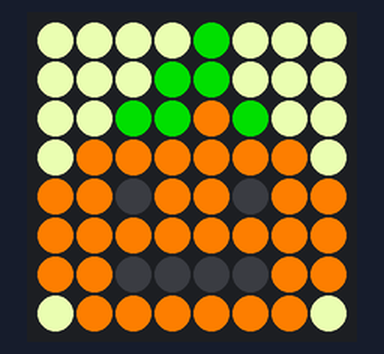
Bench run of a program on a simulated Raspberry Pi (BCM pin numbers) with a Sense HAT. Shown: the Sense HAT's 8×8 RGB LED matrix. The 64×8 strip is a reading aid, not a part: it shows the text the matrix is scrolling, unrolled, one strip-width of it at a time; what the program prints to the terminal is not drawn. At 28.9 s the program stops and its outputs stay as they are.

Above: at 1.7 s.
At 4.7 s:
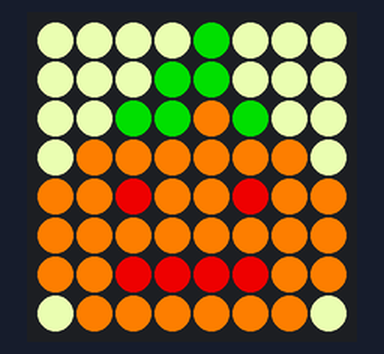
At 6.7 s:
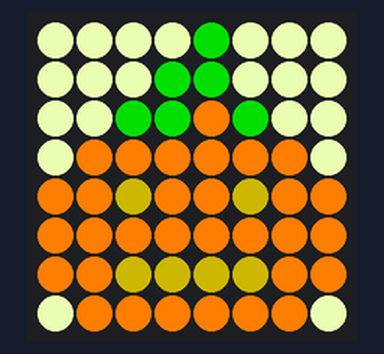
At 14.1 s:
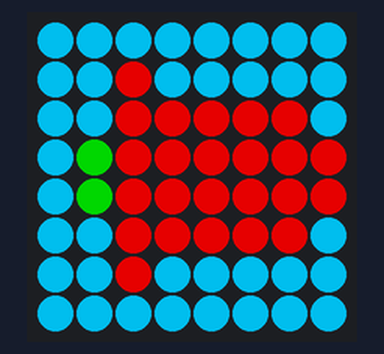
At 20.5 s:
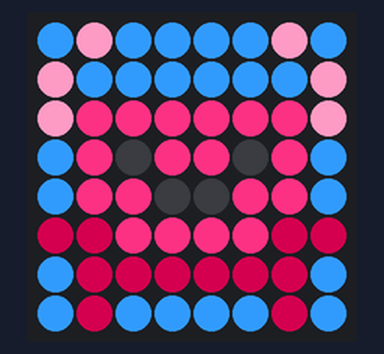
At 26.9 s:
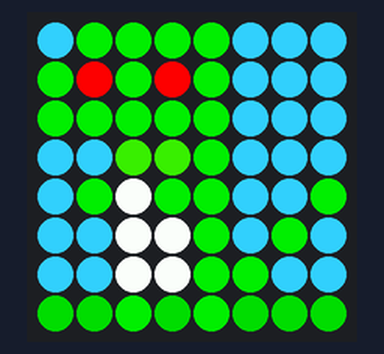

The program:

AstroPi2024_AllTeams.py
```python
from sense_hat import SenseHat
from time import sleep
sense = SenseHat()
sense.set_rotation(0)
sense.colour.gain = 60
sense.colour.integration_cycles = 64

# Alex's Colours
o = (252, 127, 3)
b = (31, 11, 1)
g = (16, 156, 6)
w = (235, 255, 183)
y = (115, 103, 16)
f1 = (174, 127, 3)
f2 = (205, 46, 3)

# Gordon's Colours
bg = (0, 163, 204)
p = (255, 77, 136)
e = (255, 255, 255)
gr = (34, 139, 34)
og = (178, 34, 34)

# Finn's Colours
gf = (102, 255, 51)
of = (255, 102, 0)
f = (255, 133, 51)
bf = (51, 153, 255)
yf = (255, 235, 153)
t = (51, 173, 255)
l = (255, 51, 133)
d = (128, 0, 51)
z = (255, 153, 194)

# Ellis's Colours
ge = (0, 204,0)
de = (51, 204, 0)
r = (0, 153, 0)
be = (51, 204, 255)
ee = (255, 0, 0)

#Clear screen
x = (0, 0, 0)

# Alex's Images
alexImg1= [
    w, w, w, w, g, w, w, w,
    w, w, w, g, g, w, w, w,
    w, w, g, g, o, g, w, w,
    w, o, o, o, o, o, o, w,
    o, o, b, o, o, b, o, o,
    o, o, o, o, o, o, o, o,
    o, o, b, b, b, b, o, o,
    w, o, o, o, o, o, o, w]

alexImg2= [
    w, w, w, w, g, w, w, w,
    w, w, w, g, g, w, w, w,
    w, w, g, g, o, g, w, w,
    w, o, o, o, o, o, o, w,
    o, o, y, o, o, y, o, o,
    o, o, o, o, o, o, o, o,
    o, o, y, y, y, y, o, o,
    w, o, o, o, o, o, o, w]

alexImg3= [
    w, w, w, w, g, w, w, w,
    w, w, w, g, g, w, w, w,
    w, w, g, g, o, g, w, w,
    w, o, o, o, o, o, o, w,
    o, o, f1, o, o, f1, o, o,
    o, o, o, o, o, o, o, o,
    o, o, f1, f1, f1, f1, o, o,
    w, o, o, o, o, o, o, w]

alexImg4= [
    w, w, w, w, g, w, w, w,
    w, w, w, g, g, w, w, w,
    w, w, g, g, o, g, w, w,
    w, o, o, o, o, o, o, w,
    o, o, f2, o, o, f2, o, o,
    o, o, o, o, o, o, o, o,
    o, o, f2, f2, f2, f2, o, o,
    w, o, o, o, o, o, o, w]

# Gordon's Images
gordonImg1 = [
    e,e,e,e,e,e,e,e,
    e,e,bg,bg,bg,bg,e,e,
    bg,bg,e,bg,bg,e,bg,bg,
    e,bg,bg,bg,bg,bg,bg,e,
    e,e,bg,x,x,bg,e,e,
    bg,e,p,bg,bg,p,e,bg,
    bg,bg,bg,bg,bg,bg,bg,bg,
    e,bg,bg,bg,bg,bg,bg,e]

gordonImg2 = [
    bg,bg,bg,bg,bg,bg,bg,bg,
    bg,bg,og,bg,bg,bg,bg,bg,
    bg,bg,og,og,og,og,og,bg,
    bg,gr,og,og,og,og,og,og,
    bg,gr,og,og,og,og,og,og,
    bg,bg,og,og,og,og,og,bg,
    bg,bg,og,bg,bg,bg,bg,bg,
    bg,bg,bg,bg,bg,bg,bg,bg]

# Finn's Images
finnImg1 = [
    bf,bf,bf,f,f,f,f,of,
    bf,bf,f,f,x,f,f,bf,
    bf,bf,bf,bf,yf,f,f,of,
    bf,bf,bf,yf,yf,yf,f,bf,
    bf,bf,bf,yf,yf,yf,f,bf,
    bf,gf,bf,bf,y,f,f,gf,
    bf,gf,of,bf,bf,f,of,gf,
    gf,gf,gf,of,of,of,gf,gf]


finnImg2 = [
    bf,z,bf,bf,bf,bf,z,bf,
    z,bf,bf,bf,bf,bf,bf,z,
    z,l,l,l,l,l,l,z,
    bf,l,x,l,l,x,l,bf,
    bf,l,l,x,x,l,l,bf,
    d,d,l,l,l,l,d,d,
    bf,d,d,d,d,d,d,bf,
    bf,d,bf,bf,bf,bf,d,bf]

# Ellis's Images
ellisImg1 = [
    be, ge, ge, ge, ge, be, be, be,
    ge, x, ge, x, ge, be, be, be,
    ge, ge, ge, ge, ge, be, be, be,
    be, be, de, de, ge, be, be, be,
    be, ge, e, ge, ge, be, ge, be,
    be, be, e, e, ge, be, ge, be,
    be, be, e , e, ge, ge, be, be,
    r, r, ge, r, ge, r, r, r]

ellisImg2 = [
    be, ge, ge, ge, ge, be, be, be,
    ge, ee, ge, ee, ge, be, be, be,
    ge, ge, ge, ge, ge, be, be, be,
    be, be, de, de, ge, be, be, be,
    be, ge, e, ge, ge, be, be, ge,
    be, be, e, e, ge, be, ge, be,
    be, be, e, e, ge, ge, be, be,
    r, r, ge, r, ge, r, r, r]

for i in range (1):
    # Alex's Animation
    print("starting")
    sleep(0.2)
    sense.show_message("A", text_colour=[255,255,255], back_colour=[0,0,0])
    sense.set_pixels(alexImg1)
    sleep(1)
    sense.set_pixels(alexImg2)
    sleep(1)
    sense.set_pixels(alexImg3)
    sleep(1)
    sense.set_pixels(alexImg4)
    sleep(1)
    sense.set_pixels(alexImg3)
    sleep(1)
    sense.set_pixels(alexImg2)
    sleep(1)
    sense.set_pixels(alexImg1)
    sleep(1)
    sense.clear(x)
    sleep(1)
    # Gordon's Animation
    sense.show_message("G", text_colour=[255,255,255], back_colour=[0,0,0])
    for i in range (2):
        sense.set_pixels(gordonImg1)
        sleep(1)
        sense.set_pixels(gordonImg2)
        sleep(1)

    sense.clear(x)
    sleep(1)

    #Finn's Animation
    sense.show_message("F", text_colour=[255,255,255], back_colour=[0,0,0])
    for i in range (2):
        sense.set_pixels(finnImg1)
        sleep(1)
        sense.set_pixels(finnImg2)
        sleep(1)

    sense.clear(x)
    sleep(1)

    # Ellis's Animation
    sense.show_message("E", text_colour=[255,255,255], back_colour=[0,0,0])
    for i in range (2):
        sense.set_pixels(ellisImg1)
        sleep(1)
        sense.set_pixels(ellisImg2)
        sleep(1)

    sense.clear(x)
    sleep(1)
    print("finished")
```

Measured:
- what the display in image 0 shows lasts 1.0 s, from 1.6 s to 2.6 s
